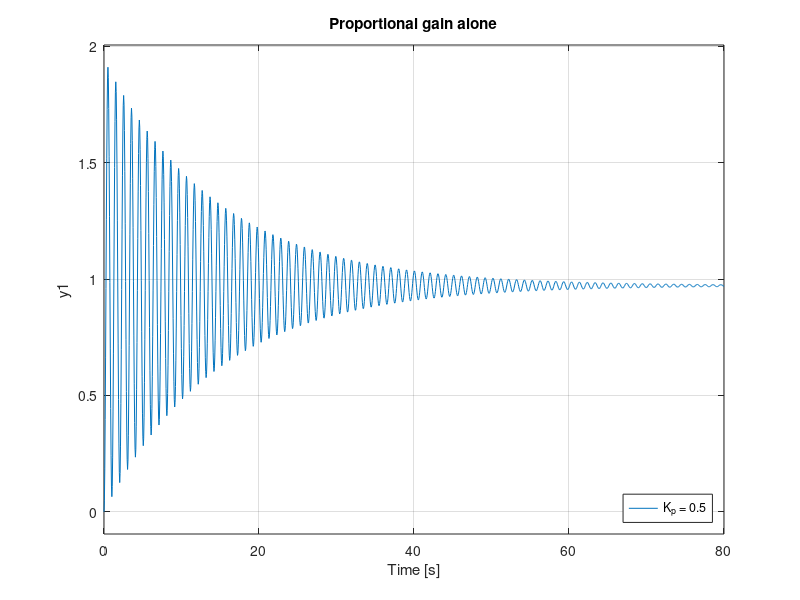

This chart was generated by the following MATLAB code: (Note: this script raises an error after producing the figure.)
%% Tune a controller for the model you fitted
% Three ways, in order: by feel, by design, and by function. Do them in that
% order. The point is not to arrive at gains, it is to arrive at gains you can
% defend when somebody asks why.
%
% You need |my_model.mat| from *s1_identify*.

clear; close all
load('my_model.mat')                  % K, wn, zeta
G = tf(K*wn^2, [1, 2*zeta*wn, wn^2]);

fprintf('Your model: K = %.2f deg/V, wn = %.3f rad/s, zeta = %.3f\n', K, wn, zeta);

%% What one knob does
% Proportional gain alone, swept. Watch the two things that happen and the one
% that does not.

figure
hold on
for kp = [0.5 2 10]
    step(feedback(kp*G, 1), 80)
end
hold off; grid on; legend('K_p = 0.5', 'K_p = 2', 'K_p = 10', 'Location', 'southeast')
title('Proportional gain alone')

%%
% Close a proportional loop and the characteristic polynomial is
%
% $$s^2 + 2\zeta\omega_n s + \omega_n^2(1 + KK_p)$$
%
% $K_p$ is not in the coefficient of $s$. So the real part of the poles cannot
% move: the oscillation gets faster, the damping ratio falls, and the settling
% time stays where it was. More gain buys a worse response and not one second
% of settling.
%
% It also never goes unstable, whatever you set. That matters for the next
% section.

%% Why Ziegler-Nichols has nothing to bite on here
% The tuning rule you may have met works by turning $K_p$ up until the loop
% oscillates steadily, then reading off that ultimate gain and its period.
%
% There is no such gain for this plant. The coefficient of $s$ is
% $2\zeta\omega_n$, which is positive and has no $K_p$ in it, so every
% positive $K_p$ leaves a stable loop. Check it:

kps = logspace(-2, 4, 200);
worst = arrayfun(@(g) max(real(pole(feedback(g*G, 1)))), kps);
fprintf('\nKp from %.2g to %.2g: worst pole real part is always %.4f\n', ...
    kps(1), kps(end), max(worst));
fprintf('Stable at every one of them, so there is no ultimate gain to find.\n');

%%
% The open-loop rule does not apply either: it wants an S-shaped step response
% to measure a delay and a slope from, and this one oscillates.
%
% Notice what that means. A tuning rule is fitted to a class of
% plants, and outside that class it does not degrade gracefully, it simply has
% no input. Recognising when a method does not apply is part of the method.

%% Level 1: by feel
% Open the slider tool, and get a feel for what each gain does before you
% compute anything.
%
%   tune_sliders(K, wn, zeta)
%
% Start with all three low. Raise $K_d$ until the oscillation calms. Raise
% $K_p$ until it gets there in reasonable time. Raise $K_i$ until the gap to
% the target closes. Then notice what raising each one too far costs you.

tune_sliders(K, wn, zeta);

%% Level 2: by design
% Feel does not scale and does not transfer. Decide where you want the poles
% and solve for the gains that put them there.
%
% With PID the characteristic polynomial is
%
% $$s^3 + (2\zeta\omega_n + K\omega_n^2 K_d)s^2 + (\omega_n^2 + K\omega_n^2 K_p)s + K\omega_n^2 K_i$$
%
% Ask for a dominant pair at $\zeta_c$, $\omega_c$ and a real pole at $-p$:
%
% $$(s^2 + 2\zeta_c\omega_c s + \omega_c^2)(s + p)$$
%
% Match the coefficients and the three gains fall out. That is three equations
% and three unknowns, and you can do it on paper.

zc = 0.7;     % damping you want
wc = 0.8;     % speed you want, rad/s
p  = 2.5;     % the third pole, well left of the pair

% Those three numbers are a starting point, not an answer. Try wc = 1.0 and
% watch what the check says about volts: the demand path saturates at 8.6 V
% above the trim, and asking for a faster loop is asking for more of it. The
% limit is what the rig can actually deliver, not a rule somebody invented.

a  = K * wn^2;
Kd_design = (2*zc*wc + p - 2*zeta*wn) / a;
Kp_design = (wc^2 + 2*zc*wc*p - wn^2) / a;
Ki_design = (wc^2 * p) / a;

fprintf('\nBy design: Kp = %.3f, Ki = %.3f, Kd = %.3f\n', ...
    Kp_design, Ki_design, Kd_design);

C_design = pid(Kp_design, Ki_design, Kd_design);
S = stepinfo(feedback(C_design*G, 1));
fprintf('  overshoot %.1f%%, settles in %.1f s\n', S.Overshoot, S.SettlingTime);

%% Level 3: by function
% |pidtune| chooses gains to hit a target bandwidth with a sensible margin. It
% is the tool you would actually reach for, and now you have something to check
% it against.

C_auto = pidtune(G, 'PID');
fprintf('\nBy pidtune: Kp = %.3f, Ki = %.3f, Kd = %.3f\n', ...
    C_auto.Kp, C_auto.Ki, C_auto.Kd);
S2 = stepinfo(feedback(C_auto*G, 1));
fprintf('  overshoot %.1f%%, settles in %.1f s\n', S2.Overshoot, S2.SettlingTime);

%%
% Ask it for a particular crossover and watch what happens near the plant's own
% resonance. At $\omega_c$ = 1 rad/s, which is where this plant rings, the
% tuner backs right off and hands you something that takes eight minutes.

for wc_try = [1 3 8]
    Ct = pidtune(G, 'PID', wc_try);
    St = stepinfo(feedback(Ct*G, 1));
    fprintf('  wc = %g:  Kp = %6.3f, Ki = %6.3f, Kd = %6.3f  ->  settles in %.1f s\n', ...
        wc_try, Ct.Kp, Ct.Ki, Ct.Kd, St.SettlingTime);
end

%%
% Compare the two designs.

figure
step(feedback(C_design*G, 1), 20); hold on
step(feedback(C_auto*G, 1), 20); hold off
grid on; legend('by design', 'pidtune', 'Location', 'southeast')
title('Your design against the function''s')

%% The one the function cannot know about
% Run both through the check that decides what actually flies.

fprintf('\n--- your design ---\n');
[ok_d, why_d] = heli_check_one(Kp_design, Ki_design, Kd_design);
fprintf('%s %s\n', string(ok_d), why_d);

fprintf('\n--- pidtune ---\n');
[ok_a, why_a] = heli_check_one(C_auto.Kp, C_auto.Ki, C_auto.Kd);
fprintf('%s %s\n', string(ok_a), why_a);

%%
% Read that carefully, because it is the whole session in one result.
%
% |pidtune| gives the better-damped loop: look at the damping ratio and the
% phase margin. It settles in much the same time as yours and overshoots more,
% so it is not better at everything. And it is refused outright, because it
% asks the motors for more volts than the amplifier has.
%
% The function was not wrong. It optimised for the specification it was given,
% and the amplifier was not in it. Nothing you can do inside the loop fixes a
% specification that left something out.
%
% Which of the two would you defend in a design review? That is the question
% the coursework asks, and there is more than one defensible answer.

%% Check it, then submit
% |submit_gains| runs the same checks and only then gives you a link with your
% numbers in it.

submit_gains(Kp_design, Ki_design, Kd_design, 'your name here');

% tracking: status=draft version=0 assisted=true
